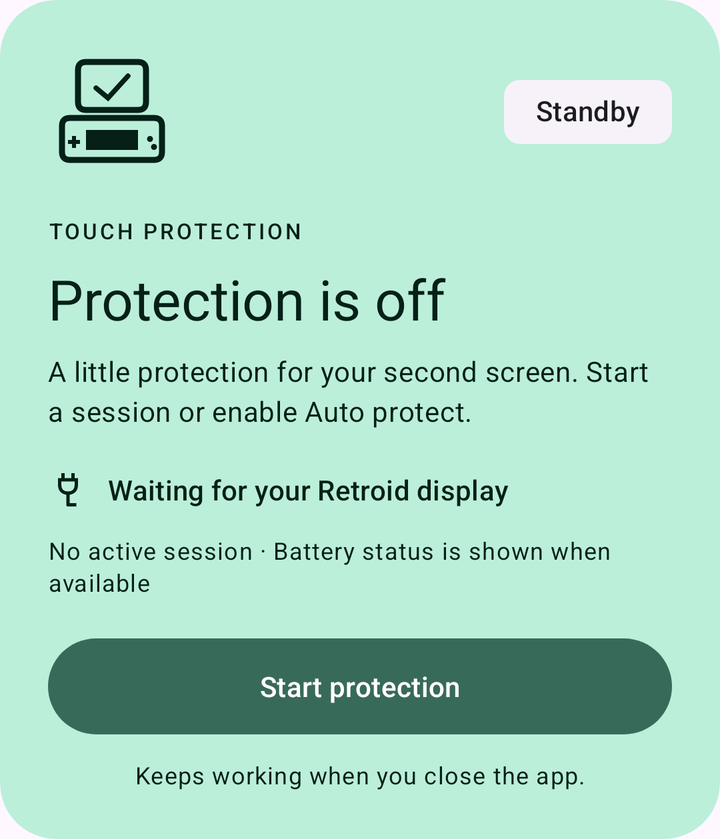
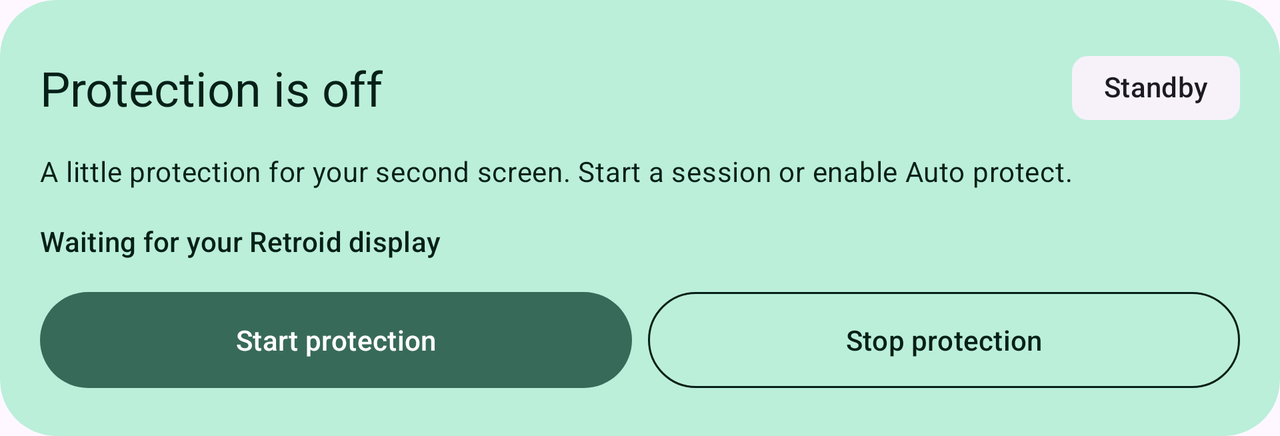

First picture: res/layout/ on a phone held upright. Second picture: the repository's own variant of that layout, on a device whose configuration matches the variant's folder. Source for both follows.
<!-- AndroidManifest.xml: application theme Theme.OdinDuo -->
<!-- res/layout/protection_card.xml -->
<com.google.android.material.card.MaterialCardView xmlns:android="http://schemas.android.com/apk/res/android" xmlns:app="http://schemas.android.com/apk/res-auto" style="@style/Widget.OdinDuo.Card" android:layout_width="match_parent" android:layout_height="wrap_content" app:cardBackgroundColor="?attr/colorPrimaryContainer">
    <LinearLayout android:layout_width="match_parent" android:layout_height="wrap_content" android:orientation="vertical" android:padding="@dimen/card_padding">
        <LinearLayout android:layout_width="match_parent" android:layout_height="wrap_content" android:orientation="horizontal" android:gravity="center_vertical">
            <ImageView android:layout_width="@dimen/hero_icon_size" android:layout_height="@dimen/hero_icon_size" android:src="@drawable/ic_duo" android:importantForAccessibility="no" app:tint="?attr/colorOnPrimaryContainer" />
            <Space android:layout_width="0dp" android:layout_height="1dp" android:layout_weight="1" />
            <com.google.android.material.chip.Chip android:id="@+id/state_chip" android:layout_width="wrap_content" android:layout_height="wrap_content" android:text="@string/chip_idle" android:clickable="false" android:focusable="false" android:checkable="false" android:textColor="?attr/colorOnSurface" app:chipBackgroundColor="?attr/colorSurfaceContainerLow" app:chipStrokeWidth="0dp" />
        </LinearLayout>
        <com.google.android.material.textview.MaterialTextView android:layout_width="match_parent" android:layout_height="wrap_content" android:layout_marginTop="@dimen/hero_gap" android:text="@string/status_label" android:letterSpacing="0.12" android:textAppearance="?attr/textAppearanceLabelSmall" android:textColor="?attr/colorOnPrimaryContainer" />
        <com.google.android.material.textview.MaterialTextView android:id="@+id/state_title" android:layout_width="match_parent" android:layout_height="wrap_content" android:layout_marginTop="8dp" android:text="@string/title_idle" android:textAppearance="@style/TextAppearance.OdinDuo.Hero" android:textColor="?attr/colorOnPrimaryContainer" />
        <com.google.android.material.textview.MaterialTextView android:id="@+id/status" android:layout_width="match_parent" android:layout_height="wrap_content" android:layout_marginTop="8dp" android:text="@string/status_idle" android:textAppearance="?attr/textAppearanceBodyMedium" android:textColor="?attr/colorOnPrimaryContainer" android:accessibilityLiveRegion="polite" />
        <com.google.android.material.progressindicator.LinearProgressIndicator android:id="@+id/progress" android:layout_width="match_parent" android:layout_height="wrap_content" android:layout_marginTop="16dp" android:indeterminate="true" android:visibility="gone" android:importantForAccessibility="no" app:indicatorColor="?attr/colorOnPrimaryContainer" />
        <LinearLayout android:layout_width="match_parent" android:layout_height="wrap_content" android:layout_marginTop="20dp" android:gravity="center_vertical" android:orientation="horizontal">
            <ImageView android:layout_width="20dp" android:layout_height="20dp" android:src="@drawable/ic_cable" android:importantForAccessibility="no" app:tint="?attr/colorOnPrimaryContainer" />
            <com.google.android.material.textview.MaterialTextView android:id="@+id/device" android:layout_width="0dp" android:layout_height="wrap_content" android:layout_weight="1" android:layout_marginStart="10dp" android:text="@string/device_disconnected" android:textAppearance="?attr/textAppearanceLabelLarge" android:textColor="?attr/colorOnPrimaryContainer" />
        </LinearLayout>
        <com.google.android.material.textview.MaterialTextView android:id="@+id/session_info" android:layout_width="match_parent" android:layout_height="wrap_content" android:layout_marginTop="12dp" android:text="@string/session_idle" android:textAppearance="?attr/textAppearanceBodySmall" android:textColor="?attr/colorOnPrimaryContainer" />
        <com.google.android.material.button.MaterialButton android:id="@+id/start" android:layout_width="match_parent" android:layout_height="wrap_content" android:layout_marginTop="16dp" android:minHeight="56dp" android:text="@string/start_protection" app:cornerRadius="28dp" android:textColor="@color/protection_start_text" app:backgroundTint="@color/protection_start_background" />
        <com.google.android.material.button.MaterialButton android:id="@+id/stop" style="@style/Widget.Material3.Button.OutlinedButton" android:layout_width="match_parent" android:layout_height="wrap_content" android:layout_marginTop="16dp" android:minHeight="56dp" android:text="@string/stop_protection" android:visibility="gone" app:cornerRadius="28dp" android:textColor="@color/protection_button_text" app:strokeColor="@color/protection_button_stroke" />
        <LinearLayout android:id="@+id/error_actions" android:layout_width="match_parent" android:layout_height="wrap_content" android:orientation="vertical" android:visibility="gone">
            <com.google.android.material.button.MaterialButton android:id="@+id/error_setup" style="@style/Widget.Material3.Button.TextButton" android:layout_width="match_parent" android:layout_height="wrap_content" android:minHeight="48dp" android:text="@string/setup_title" android:textColor="?attr/colorOnPrimaryContainer" />
            <com.google.android.material.button.MaterialButton android:id="@+id/error_diagnostics" style="@style/Widget.Material3.Button.TextButton" android:layout_width="match_parent" android:layout_height="wrap_content" android:minHeight="48dp" android:text="@string/share_diagnostics" android:textColor="?attr/colorOnPrimaryContainer" />
        </LinearLayout>
        <com.google.android.material.textview.MaterialTextView android:layout_width="match_parent" android:layout_height="wrap_content" android:layout_marginTop="8dp" android:gravity="center" android:text="@string/background_hint" android:textAppearance="?attr/textAppearanceBodySmall" android:textColor="?attr/colorOnPrimaryContainer" />
    </LinearLayout>
</com.google.android.material.card.MaterialCardView>
<!-- resources referenced by this layout -->
<resources>
  <dimen name="card_padding">24dp</dimen>
  <dimen name="hero_gap">20dp</dimen>
  <dimen name="hero_icon_size">64dp</dimen>
  <!-- drawable ic_cable (drawable) -->
  <vector xmlns:android="http://schemas.android.com/apk/res/android" android:width="20dp" android:height="20dp" android:viewportWidth="24" android:viewportHeight="24">
      <path android:fillColor="#FF000000" android:pathData="M8,2 L10,2 L10,5 L14,5 L14,2 L16,2 L16,5 L18,5 L18,9 Q18,14 13,15 L13,20 L17,20 L17,22 L12,22 Q11,22 11,21 L11,15 Q6,14 6,9 L6,5 L8,5 Z M8,7 L8,9 Q8,13 12,13 Q16,13 16,9 L16,7 Z"/>
  </vector>
  <!-- drawable ic_duo (drawable) -->
  <vector xmlns:android="http://schemas.android.com/apk/res/android" android:width="64dp" android:height="64dp" android:viewportWidth="64" android:viewportHeight="64">
      <path android:fillColor="#00000000" android:strokeColor="#FF000000" android:strokeWidth="3" android:strokeLineJoin="round" android:pathData="M19,7 L45,7 Q49,7 49,11 L49,27 Q49,31 45,31 L19,31 Q15,31 15,27 L15,11 Q15,7 19,7 Z M11,35 L53,35 Q57,35 57,39 L57,52 Q57,56 53,56 L11,56 Q7,56 7,52 L7,39 Q7,35 11,35 Z"/>
      <path android:fillColor="#FF000000" android:pathData="M19,41 L45,41 L45,51 L19,51 Z M12,44 L14,44 L14,46 L16,46 L16,48 L14,48 L14,50 L12,50 L12,48 L10,48 L10,46 L12,46 Z M51,44 A1.5,1.5 0,1 0,51,47 A1.5,1.5 0,1 0,51,44 M53,48 A1.5,1.5 0,1 0,53,51 A1.5,1.5 0,1 0,53,48"/>
      <path android:fillColor="#00000000" android:strokeColor="#FF000000" android:strokeWidth="2.5" android:strokeLineCap="round" android:pathData="M24,20 L30,25 L40,14"/>
  </vector>
  <string name="background_hint">Keeps working when you close the app.</string>
  <string name="chip_idle">Standby</string>
  <string name="device_disconnected">Waiting for your Retroid display</string>
  <string name="session_idle">No active session · Battery status is shown when available</string>
  <string name="setup_title">Check setup</string>
  <string name="share_diagnostics">Share diagnostics</string>
  <string name="start_protection">Start protection</string>
  <string name="status_idle">A little protection for your second screen. Start a session or enable Auto protect.</string>
  <string name="status_label">TOUCH PROTECTION</string>
  <string name="stop_protection">Stop protection</string>
  <string name="title_idle">Protection is off</string>
  <style name="TextAppearance.OdinDuo.Hero" parent="TextAppearance.Material3.HeadlineMedium" />
  <style name="Widget.OdinDuo.Card" parent="Widget.Material3.CardView.Filled">
          <item name="shapeAppearance">@style/ShapeAppearance.OdinDuo.Card</item>
          <item name="cardElevation">0dp</item>
      </style>
  <style name="Theme.OdinDuo" parent="Theme.Material3.DayNight.NoActionBar">
          <item name="colorPrimary">#386A5A</item>
          <item name="colorOnPrimary">#FFFFFF</item>
          <item name="colorPrimaryContainer">#BBEFDA</item>
          <item name="colorOnPrimaryContainer">#062018</item>
          <item name="android:windowLightStatusBar">?attr/isLightTheme</item>
          <item name="android:windowLightNavigationBar">?attr/isLightTheme</item>
          <item name="android:statusBarColor">@android:color/transparent</item>
          <item name="android:navigationBarColor">@android:color/transparent</item>
          <item name="android:windowBackground">?attr/colorSurface</item>
      </style>
  <style name="ShapeAppearance.OdinDuo.Card" parent="ShapeAppearance.Material3.Corner.ExtraLarge" />
</resources>
<!-- res/layout-land/protection_card.xml (the repository's variant of the layout above) -->
<!-- drawn on the phone turned sideways -->
<com.google.android.material.card.MaterialCardView xmlns:android="http://schemas.android.com/apk/res/android"
    xmlns:app="http://schemas.android.com/apk/res-auto" style="@style/Widget.OdinDuo.Card"
    android:layout_width="match_parent" android:layout_height="wrap_content"
    app:cardBackgroundColor="?attr/colorPrimaryContainer">
    <LinearLayout android:layout_width="match_parent" android:layout_height="wrap_content" android:orientation="vertical" android:padding="20dp">
        <LinearLayout android:layout_width="match_parent" android:layout_height="wrap_content" android:orientation="horizontal" android:gravity="center_vertical">
            <com.google.android.material.textview.MaterialTextView android:id="@+id/state_title"
                android:layout_width="0dp" android:layout_height="wrap_content" android:layout_weight="1" android:layout_marginEnd="8dp"
                android:text="@string/title_idle" android:textAppearance="?attr/textAppearanceHeadlineSmall" android:textColor="?attr/colorOnPrimaryContainer" />
            <com.google.android.material.chip.Chip android:id="@+id/state_chip" android:layout_width="wrap_content" android:layout_height="wrap_content"
                android:text="@string/chip_idle" android:clickable="false" android:focusable="false" android:checkable="false"
                android:textColor="?attr/colorOnSurface" app:chipBackgroundColor="?attr/colorSurfaceContainerLow" app:chipStrokeWidth="0dp" />
        </LinearLayout>
        <com.google.android.material.textview.MaterialTextView android:id="@+id/status"
            android:layout_width="match_parent" android:layout_height="wrap_content" android:layout_marginTop="8dp"
            android:text="@string/status_idle" android:textAppearance="?attr/textAppearanceBodyMedium" android:textColor="?attr/colorOnPrimaryContainer"
            android:accessibilityLiveRegion="polite" />
        <com.google.android.material.textview.MaterialTextView android:id="@+id/device"
            android:layout_width="match_parent" android:layout_height="wrap_content" android:layout_marginTop="16dp"
            android:text="@string/device_disconnected" android:textAppearance="?attr/textAppearanceLabelLarge" android:textColor="?attr/colorOnPrimaryContainer" />
        <LinearLayout android:layout_width="match_parent" android:layout_height="wrap_content" android:layout_marginTop="12dp" android:orientation="horizontal">
            <com.google.android.material.button.MaterialButton android:id="@+id/start"
                android:layout_width="0dp" android:layout_height="wrap_content" android:layout_weight="1" android:layout_marginEnd="8dp"
                android:minHeight="56dp" android:text="@string/start_protection" app:cornerRadius="28dp"
                android:textColor="@color/protection_start_text" app:backgroundTint="@color/protection_start_background" />
            <com.google.android.material.button.MaterialButton android:id="@+id/stop" style="@style/Widget.Material3.Button.OutlinedButton"
                android:layout_width="0dp" android:layout_height="wrap_content" android:layout_weight="1" android:minHeight="56dp"
                android:text="@string/stop_protection" app:cornerRadius="28dp"
                android:textColor="@color/protection_button_text" app:strokeColor="@color/protection_button_stroke" />
        </LinearLayout>
    </LinearLayout>
</com.google.android.material.card.MaterialCardView>
<!-- resources referenced by the variant -->
<!-- as the phone turned sideways resolves them -->
<resources>
  <string name="chip_idle">Standby</string>
  <string name="device_disconnected">Waiting for your Retroid display</string>
  <string name="start_protection">Start protection</string>
  <string name="status_idle">A little protection for your second screen. Start a session or enable Auto protect.</string>
  <string name="stop_protection">Stop protection</string>
  <string name="title_idle">Protection is off</string>
  <style name="Widget.OdinDuo.Card" parent="Widget.Material3.CardView.Filled">
          <item name="shapeAppearance">@style/ShapeAppearance.OdinDuo.Card</item>
          <item name="cardElevation">0dp</item>
      </style>
  <style name="Theme.OdinDuo" parent="Theme.Material3.DayNight.NoActionBar">
          <item name="colorPrimary">#386A5A</item>
          <item name="colorOnPrimary">#FFFFFF</item>
          <item name="colorPrimaryContainer">#BBEFDA</item>
          <item name="colorOnPrimaryContainer">#062018</item>
          <item name="android:windowLightStatusBar">?attr/isLightTheme</item>
          <item name="android:windowLightNavigationBar">?attr/isLightTheme</item>
          <item name="android:statusBarColor">@android:color/transparent</item>
          <item name="android:navigationBarColor">@android:color/transparent</item>
          <item name="android:windowBackground">?attr/colorSurface</item>
      </style>
  <style name="ShapeAppearance.OdinDuo.Card" parent="ShapeAppearance.Material3.Corner.ExtraLarge" />
</resources>
